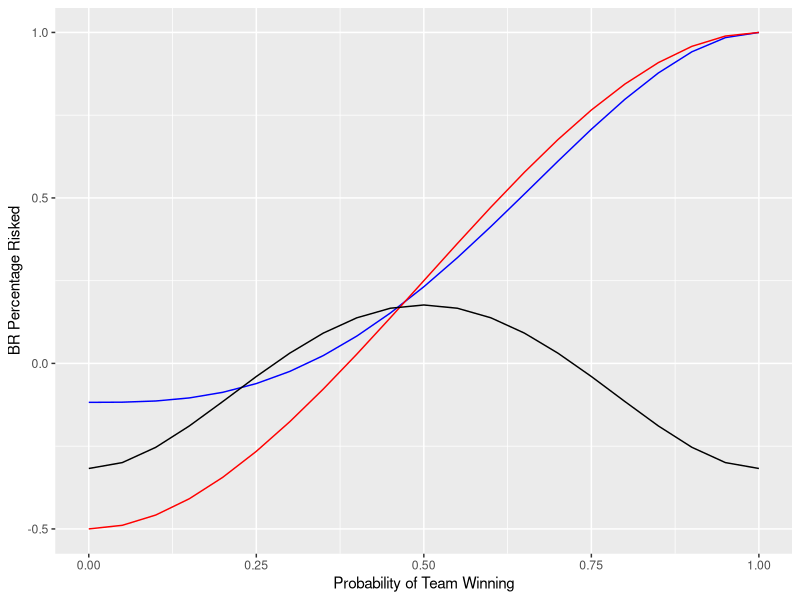

Generate this figure with R:
library(ggplot2)

comb = function(n, x) {
  factorial(n) / factorial(n-x) / factorial(x)
}


# win probabilities
tigers_win_prob = seq(0,1,0.05)


tigers_2way = function(prob, odds){
  
  # probabilities
  sweep = comb(4,0)*prob^4
  tig3 = comb(4,1)*prob^3*(1-prob)
  tie = comb(4,2)*prob^2*(1-prob)^2
  tig1 = comb(4,1)*prob*(1-prob)^3
  loseall = comb(4,0)*(1-prob)^4
  
  win = sweep + tig3 
  lose = tig1 + loseall
  
  # kelly size
  kelly = (odds*(win+.5*tie) - (1-win-.5*tie))/odds
  return(kelly)

}

(two_way_br_size = tigers_2way(tigers_win_prob,2))

tigers_3way = function(prob, odds_win, odds_tie){
  
  sweep = comb(4,0)*prob^4
  tig3 = comb(4,1)*prob^3*(1-prob)
  tie = comb(4,2)*prob^2*(1-prob)^2
  tig1 = comb(4,1)*prob*(1-prob)^3
  loseall = comb(4,0)*(1-prob)^4
  
  win = sweep + tig3 
  lose = tig1 + loseall
  
  # kelly size
  win_kelly = (odds_win*win - (1-win))/odds_win
  tie_kelly = (odds_tie*tie - (1-tie))/odds_tie

  df = data.frame(win_kelly,tie_kelly)
  return(df)

}

(three_way_br_size = tigers_3way(tigers_win_prob, 8.5,3.15))

# plot
df0 = data.frame(three_way_br_size,two_way_br_size, tigers_win_prob)
colnames(df0)[1] <- "win_3way"
colnames(df0)[2] <- "tie"
colnames(df0)[3] <- "win_2way"

ggplot(data = df0, aes(x = tigers_win_prob)) + 
  geom_line(aes(y = win_3way), color = "blue")+
  geom_line(aes(y = win_2way), color = "red")+
  geom_line(aes(y = tie), color = "black")+
  labs(x="Probability of Team Winning", y = "BR Percentage Risked")
